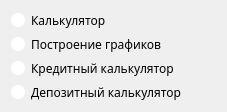
   <widget class="QWidget" name="layoutWidget">
    <property name="geometry">
     <rect>
      <x>500</x>
      <y>0</y>
      <width>227</width>
      <height>96</height>
     </rect>
    </property>
    <layout class="QGridLayout" name="gridLayout">
     <item row="0" column="0">
      <widget class="QRadioButton" name="page_1lb">
       <property name="font">
        <font>
         <family>PT Serif Caption</family>
        </font>
       </property>
       <property name="styleSheet">
        <string notr="true">QRadioButton::indicator {
    width:                  10px;
    height:                 10px;
    border-radius:          7px;
}

QRadioButton::indicator:checked {
	background-color: rgb(222, 149, 100);
	border:                 2px solid white;
}

QRadioButton::indicator:unchecked {
    background-color:       white;
    border:                 2px solid white;
}
</string>
       </property>
       <property name="text">
        <string>Калькулятор</string>
       </property>
      </widget>
     </item>
     <item row="1" column="0">
      <widget class="QRadioButton" name="page_2lb">
       <property name="font">
        <font>
         <family>PT Serif Caption</family>
        </font>
       </property>
       <property name="styleSheet">
        <string notr="true">QRadioButton::indicator {
    width:                  10px;
    height:                 10px;
    border-radius:          7px;
}

QRadioButton::indicator:checked {
	background-color: rgb(238, 182, 90);
    border:                 2px solid white;
}

QRadioButton::indicator:unchecked {
    background-color:       white;
    border:                 2px solid white;
}
</string>
       </property>
       <property name="text">
        <string>Построение графиков</string>
       </property>
      </widget>
     </item>
     <item row="2" column="0">
      <widget class="QRadioButton" name="page_3lb">
       <property name="font">
        <font>
         <family>PT Serif Caption</family>
        </font>
       </property>
       <property name="styleSheet">
        <string notr="true">QRadioButton::indicator {
    width:                  10px;
    height:                 10px;
    border-radius:          7px;
}

QRadioButton::indicator:checked {
	background-color: rgb(239, 235, 79);
    border:                 2px solid white;
}

QRadioButton::indicator:unchecked {
    background-color:       white;
    border:                 2px solid white;
}
</string>
       </property>
       <property name="text">
        <string>Кредитный калькулятор</string>
       </property>
      </widget>
     </item>
     <item row="3" column="0">
      <widget class="QRadioButton" name="page_4lb">
       <property name="font">
        <font>
         <family>PT Serif Caption</family>
        </font>
       </property>
       <property name="styleSheet">
        <string notr="true">QRadioButton::indicator {
    width:                  10px;
    height:                 10px;
    border-radius:          7px;
}

QRadioButton::indicator:checked {
	background-color: rgb(166, 182, 83);
    border:                 2px solid white;
}

QRadioButton::indicator:unchecked {
    background-color:       white;
    border:                 2px solid white;
}
</string>
       </property>
       <property name="text">
        <string>Депозитный калькулятор</string>
       </property>
      </widget>
     </item>
    </layout>
   </widget>
